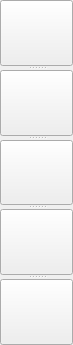
   <widget class="QSplitter" name="splitter">
    <property name="geometry">
     <rect>
      <x>10</x>
      <y>80</y>
      <width>73</width>
      <height>345</height>
     </rect>
    </property>
    <property name="maximumSize">
     <size>
      <width>16777215</width>
      <height>16777215</height>
     </size>
    </property>
    <property name="font">
     <font>
      <family>Segoe UI</family>
      <pointsize>9</pointsize>
     </font>
    </property>
    <property name="orientation">
     <enum>Qt::Vertical</enum>
    </property>
    <widget class="QPushButton" name="openSearchTab">
     <property name="maximumSize">
      <size>
       <width>16777215</width>
       <height>16777215</height>
      </size>
     </property>
     <property name="font">
      <font>
       <family>Segoe UI</family>
       <pointsize>9</pointsize>
      </font>
     </property>
     <property name="text">
      <string/>
     </property>
     <property name="icon">
      <iconset>
       <normaloff>:/icons/search.png</normaloff>:/icons/search.png</iconset>
     </property>
     <property name="iconSize">
      <size>
       <width>60</width>
       <height>60</height>
      </size>
     </property>
    </widget>
    <widget class="QPushButton" name="openPatientsTab">
     <property name="maximumSize">
      <size>
       <width>16777215</width>
       <height>16777215</height>
      </size>
     </property>
     <property name="font">
      <font>
       <family>Segoe UI</family>
       <pointsize>9</pointsize>
      </font>
     </property>
     <property name="text">
      <string/>
     </property>
     <property name="icon">
      <iconset>
       <normaloff>:/icons/patients.png</normaloff>:/icons/patients.png</iconset>
     </property>
     <property name="iconSize">
      <size>
       <width>60</width>
       <height>60</height>
      </size>
     </property>
    </widget>
    <widget class="QPushButton" name="openEmployeesTab">
     <property name="maximumSize">
      <size>
       <width>16777215</width>
       <height>16777215</height>
      </size>
     </property>
     <property name="font">
      <font>
       <family>Segoe UI</family>
       <pointsize>9</pointsize>
      </font>
     </property>
     <property name="text">
      <string/>
     </property>
     <property name="icon">
      <iconset>
       <normaloff>:/icons/users.png</normaloff>:/icons/users.png</iconset>
     </property>
     <property name="iconSize">
      <size>
       <width>60</width>
       <height>60</height>
      </size>
     </property>
    </widget>
    <widget class="QPushButton" name="openAppointmentsTab">
     <property name="maximumSize">
      <size>
       <width>16777215</width>
       <height>16777215</height>
      </size>
     </property>
     <property name="font">
      <font>
       <family>Segoe UI</family>
       <pointsize>9</pointsize>
      </font>
     </property>
     <property name="text">
      <string/>
     </property>
     <property name="icon">
      <iconset>
       <normaloff>:/icons/settings.png</normaloff>:/icons/settings.png</iconset>
     </property>
     <property name="iconSize">
      <size>
       <width>60</width>
       <height>60</height>
      </size>
     </property>
    </widget>
    <widget class="QPushButton" name="showThemes">
     <property name="maximumSize">
      <size>
       <width>16777215</width>
       <height>16777215</height>
      </size>
     </property>
     <property name="font">
      <font>
       <family>Segoe UI</family>
       <pointsize>9</pointsize>
      </font>
     </property>
     <property name="text">
      <string/>
     </property>
     <property name="icon">
      <iconset>
       <normaloff>:/icons/theme.png</normaloff>:/icons/theme.png</iconset>
     </property>
     <property name="iconSize">
      <size>
       <width>60</width>
       <height>60</height>
      </size>
     </property>
    </widget>
   </widget>
